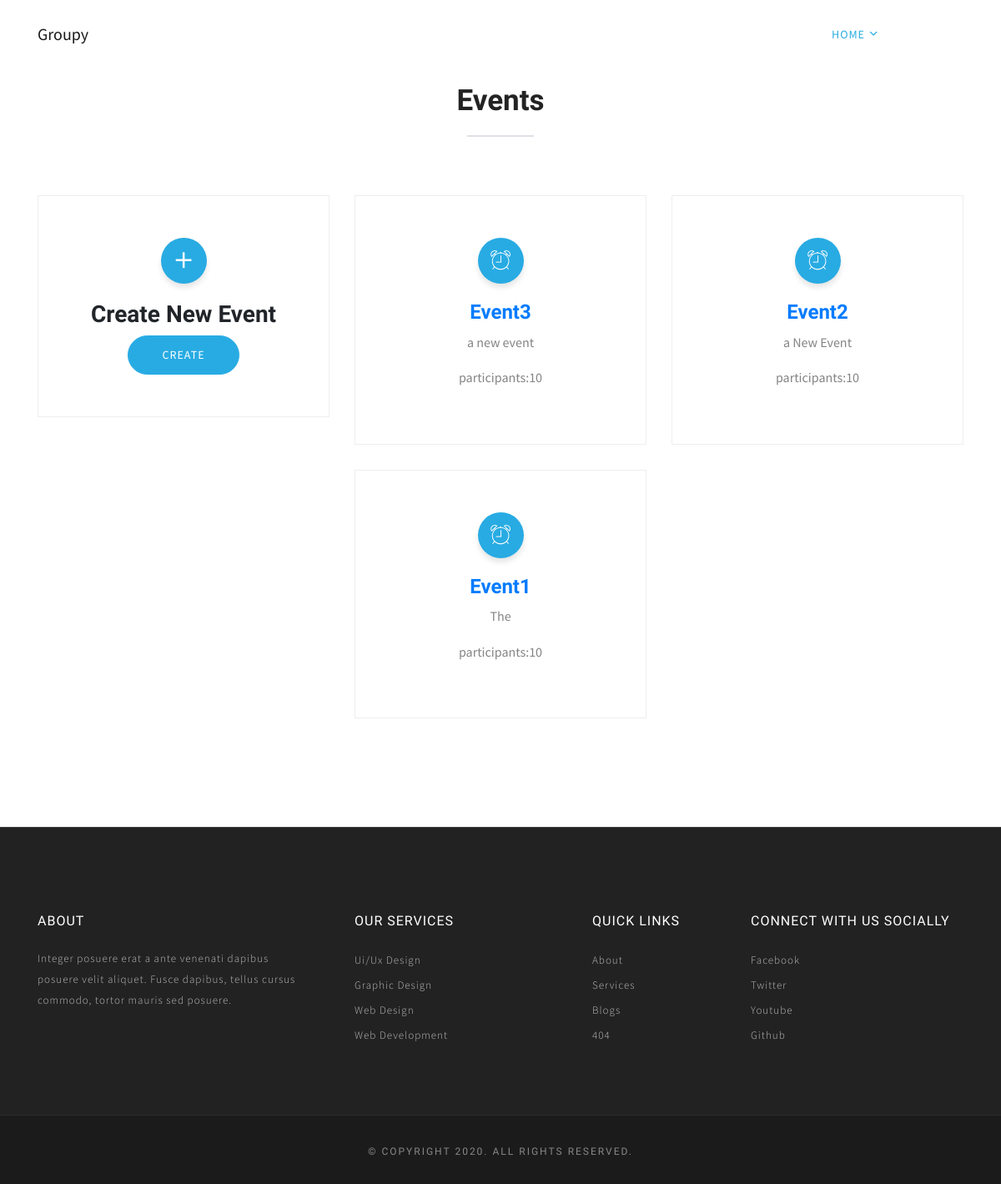
Before: /index/ (signed in) with the older database file.
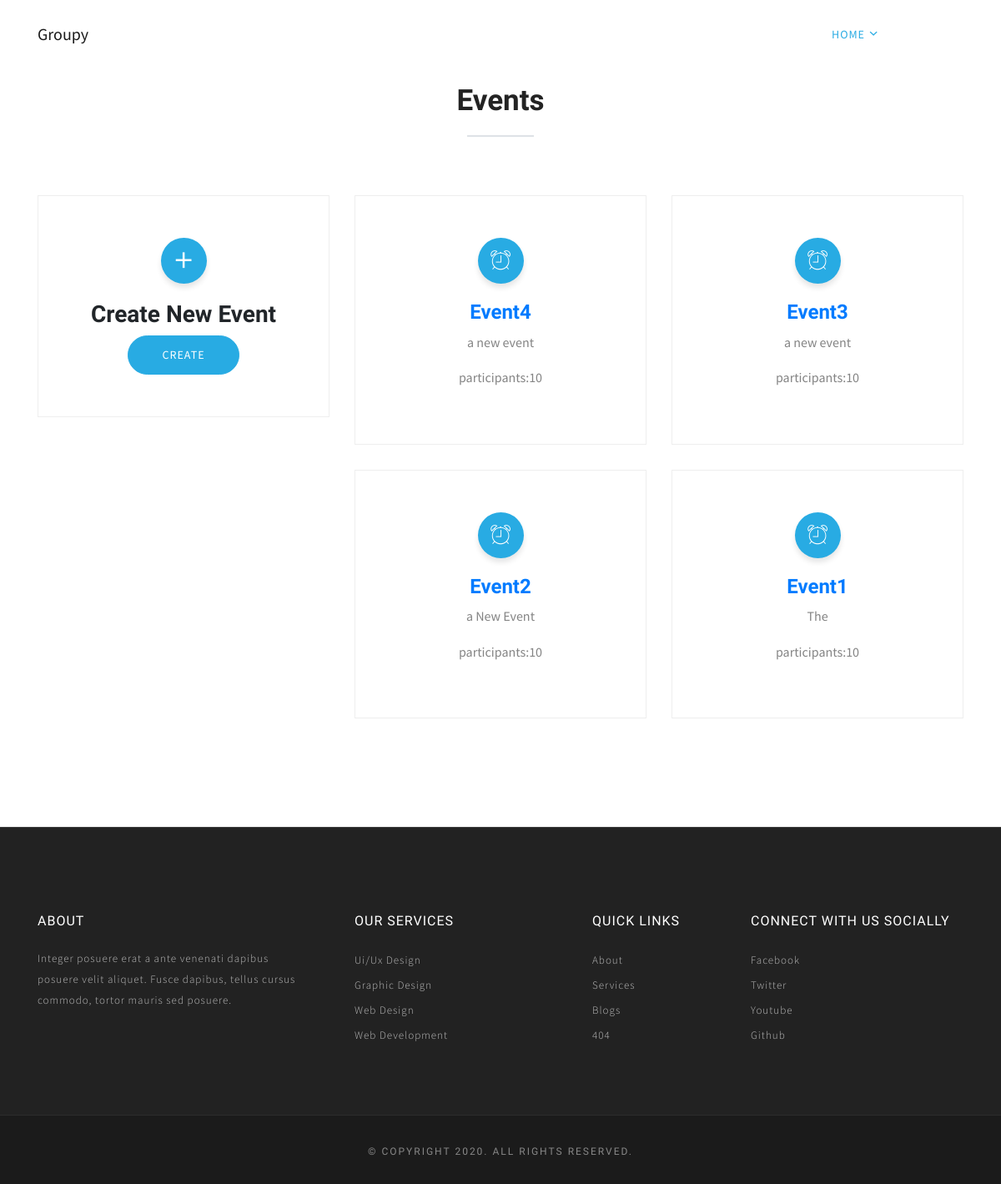
After: the same page with the newer database file.
### user/models.py (models this page shows)
class Event(models.Model):
    name=models.CharField(max_length=50)
    description=models.TextField()
    participants=models.IntegerField()
    x_value=models.IntegerField(null=True)
    is_active = models.BooleanField(default=True)
    created_by=models.ForeignKey(User,on_delete=models.CASCADE)
    created_on=models.DateTimeField(auto_now_add=True)

### organiser/views.py (the view)
# urls.py: path('index/',views.index,name='index'),
@login_required
def index(request):
    events = Event.objects.filter(
        created_by=request.user).order_by('-created_on')
    return render(request, 'organiser/home.html', {'events': events})

### templates/organiser/home.html (shortened to what this page needs)
{% extends 'base.html' %}
{% block content %}
<section class="service-2 section">
  <div class="container">
    <div class="row justify-content-center">
      <div class="col-lg-6">
        <div class="title text-center">
          <h2>Events</h2>
          <div class="border"></div>
        </div>
      </div>
    </div>
    <div class="row">
      <div class="col-md-4 text-center d-none d-md-block">
        <div class="service-item">
          <i class="tf-ion-android-add"></i>
          <h3>Create New Event</h3>
          <a href="{% url 'event' %}" class="btn btn-main">Create</a>
        </div>
      </div>
      <div class="col-md-8">
        <div class="row text-center">
          {% for event in events %}
            <div class="col-md-6 col-sm-6">
              <a href="{% url 'display_event_details' event.id %}" class="w-100">
              <div class="service-item">
                <i class="tf-ion-ios-alarm-outline"></i>
                <h4>{{event.name}}</h4>
                <p>{{event.description}}</p>
                <p>participants:{{event.participants}}</p>
              </div>
            </a>
            </div>
          {% endfor %}
        </div>
      </div>
    </div>
  </div>
</section>
{% endblock content %}

Changed rows visible on the page:
added Event: name "Event4", description "a new event", participants "10"
